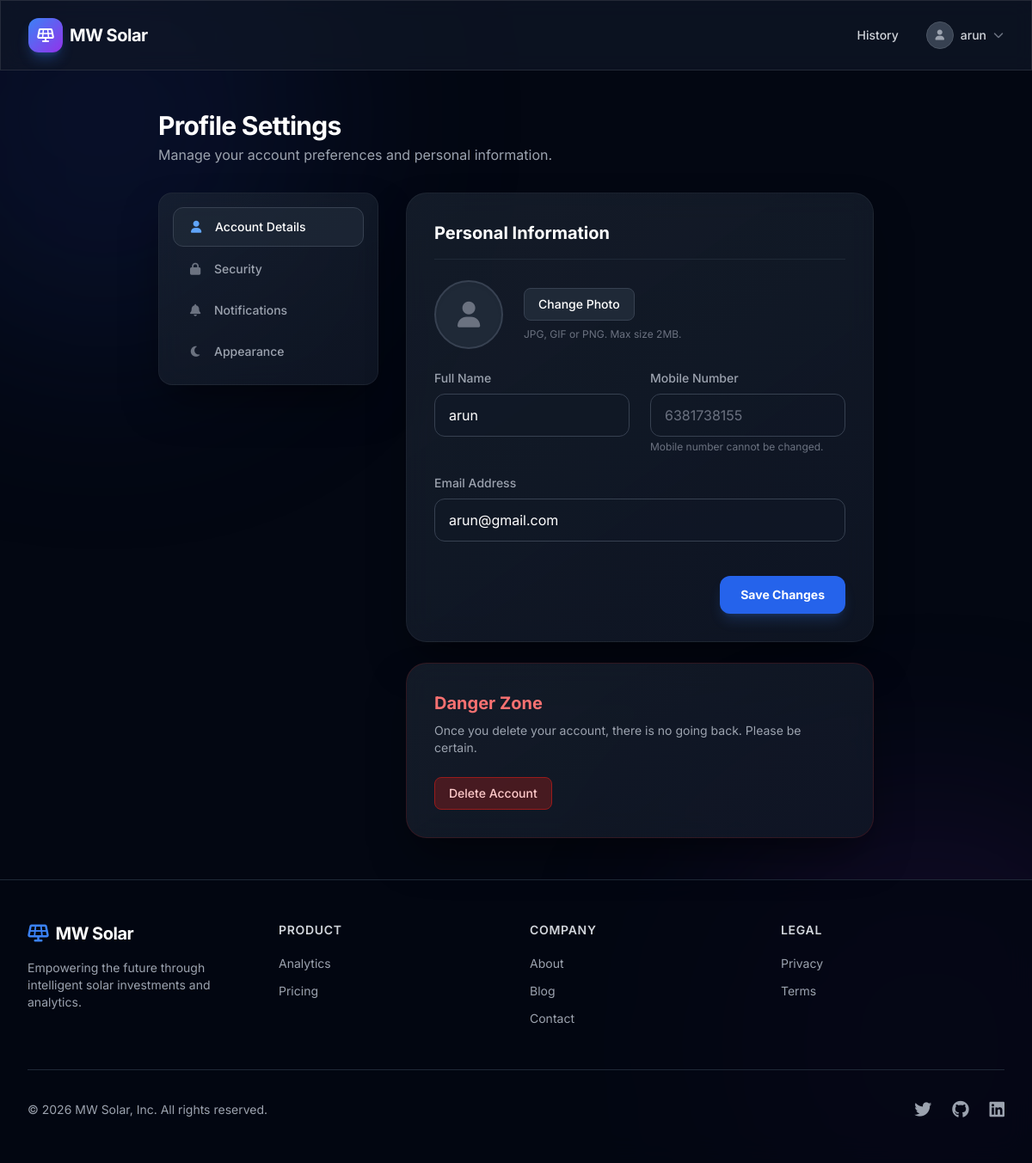
Screenshot of /profile/ (signed in) with the database file from the repository.
### solar/models.py (models this page shows, shortened)
class CustomUser(AbstractBaseUser, PermissionsMixin):
    mobile_number = models.CharField(max_length=15, unique=True)
    email = models.EmailField(unique=True)
    full_name = models.CharField(max_length=255)
    is_active = models.BooleanField(default=True)
    is_staff = models.BooleanField(default=False)
    date_joined = models.DateTimeField(default=timezone.now)
    dark_mode = models.BooleanField(default=False)
    profile_photo = models.ImageField(upload_to='profile_photos/', null=True, blank=True)
    objects = CustomUserManager()
    USERNAME_FIELD = 'mobile_number'
    REQUIRED_FIELDS = ['email', 'full_name']

### solar/views.py (the view, shortened to what this page needs)
# urls.py: path('profile/', views.profile_view, name='profile'),
@login_required(login_url='login')
def profile_view(request):
    return render(request, 'solar/profile.html')

### solar/templates/solar/profile.html (shortened to what this page needs)
{% extends 'base.html' %}
{% block content %}
<div class="max-w-4xl mx-auto px-4 sm:px-6 lg:px-8 py-12 relative z-10">
    <div class="mb-8" data-aos="fade-down">
        <h1 class="text-3xl font-bold text-white tracking-tight">Profile Settings</h1>
        <p class="text-gray-400 mt-1">Manage your account preferences and personal information.</p>
    </div>
    <div class="grid grid-cols-1 md:grid-cols-3 gap-8">
        <div class="col-span-1" data-aos="fade-right">
            <div class="glass-card rounded-2xl p-4 sticky top-24">
                <nav class="space-y-1">
                    <a href="#" class="bg-gray-800/80 text-white group flex items-center px-4 py-3 text-sm font-medium rounded-xl border border-gray-700">
                        <i class="fa-solid fa-user text-blue-400 mr-3 w-5 text-center"></i>
                        Account Details
                    </a>
                    <a href="#" class="text-gray-400 hover:bg-gray-800/50 hover:text-white group flex items-center px-4 py-3 text-sm font-medium rounded-xl transition-colors">
                        <i class="fa-solid fa-lock text-gray-500 group-hover:text-gray-300 mr-3 w-5 text-center"></i>
                        Security
                    </a>
                    <a href="#" class="text-gray-400 hover:bg-gray-800/50 hover:text-white group flex items-center px-4 py-3 text-sm font-medium rounded-xl transition-colors">
                        <i class="fa-solid fa-bell text-gray-500 group-hover:text-gray-300 mr-3 w-5 text-center"></i>
                        Notifications
                    </a>
                    <a href="#" class="text-gray-400 hover:bg-gray-800/50 hover:text-white group flex items-center px-4 py-3 text-sm font-medium rounded-xl transition-colors">
                        <i class="fa-solid fa-moon text-gray-500 group-hover:text-gray-300 mr-3 w-5 text-center"></i>
                        Appearance
                    </a>
                </nav>
            </div>
        </div>
        <div class="col-span-1 md:col-span-2 space-y-6" data-aos="fade-left">
            <div class="glass-card rounded-3xl p-8">
                <h2 class="text-xl font-bold text-white mb-6 border-b border-gray-800 pb-4">Personal Information</h2>
                <form method="POST" enctype="multipart/form-data" class="space-y-6" x-data="{ photoPreview: null }">
                    <div class="flex items-center mb-8">
                        <div class="w-20 h-20 rounded-full bg-gray-800 border-2 border-gray-700 flex items-center justify-center overflow-hidden mr-6 shadow-inner">
                            <template x-if="!photoPreview">
                                {% if user.profile_photo %}
                                    <img src="{{ user.profile_photo.url }}" alt="Profile" class="w-full h-full object-cover">
                                {% else %}
                                    <i class="fa-solid fa-user text-3xl text-gray-500"></i>
                                {% endif %}
                            </template>
                        </div>
                        <div>
                            <button type="button" @click="document.getElementById('profile_photo').click()" class="px-4 py-2 bg-gray-800 hover:bg-gray-700 rounded-lg text-sm font-medium text-white transition-colors border border-gray-700 mb-2 block">
                                Change Photo
                            </button>
                            <p class="text-xs text-gray-500">JPG, GIF or PNG. Max size 2MB.</p>
                        </div>
                    </div>
                    <div class="grid grid-cols-1 md:grid-cols-2 gap-6">
                        <div>
                            <label class="block text-sm font-medium text-gray-400 mb-2">Full Name</label>
                            <input type="text" name="full_name" value="{{ user.full_name }}" class="w-full px-4 py-3 rounded-xl bg-gray-900/50 border border-gray-700 text-white focus:outline-none focus:border-blue-500 transition-colors" required>
                        </div>
                        <div>
                            <label class="block text-sm font-medium text-gray-400 mb-2">Mobile Number</label>
                            <input type="text" value="{{ user.mobile_number }}" class="w-full px-4 py-3 rounded-xl bg-gray-900/50 border border-gray-700 text-gray-500 cursor-not-allowed" disabled>
                            <p class="text-xs text-gray-500 mt-1">Mobile number cannot be changed.</p>
                        </div>
                        <div class="md:col-span-2">
                            <label class="block text-sm font-medium text-gray-400 mb-2">Email Address</label>
                            <input type="email" name="email" value="{{ user.email }}" class="w-full px-4 py-3 rounded-xl bg-gray-900/50 border border-gray-700 text-white focus:outline-none focus:border-blue-500 transition-colors" required>
                        </div>
                    </div>
                    <div class="pt-4 flex justify-end">
                        <button type="submit" class="px-6 py-3 bg-blue-600 hover:bg-blue-500 rounded-xl text-sm font-bold text-white transition-colors shadow-lg shadow-blue-500/20">
                            Save Changes
                        </button>
                    </div>
                </form>
            </div>
            <div class="glass-card rounded-3xl p-8 border border-red-900/30" x-data="{ deleteModalOpen: false }">
                <h2 class="text-xl font-bold text-red-400 mb-2">Danger Zone</h2>
                <p class="text-sm text-gray-400 mb-6">Once you delete your account, there is no going back. Please be certain.</p>
                <button @click="deleteModalOpen = true" class="px-4 py-2 bg-red-900/50 hover:bg-red-900 rounded-lg text-sm font-medium text-red-200 transition-colors border border-red-800">
                    Delete Account
                </button>
            </div>
        </div>
    </div>
</div>
{% endblock %}

### templates/base.html (shortened to what this page needs)
<!DOCTYPE html>
<html lang="en" class="dark scroll-smooth">
<head>
    <script src="https://cdn.tailwindcss.com"></script>
    <link href="https://unpkg.com/aos@2.3.1/dist/aos.css" rel="stylesheet">
    <link rel="stylesheet" href="https://cdnjs.cloudflare.com/ajax/libs/font-awesome/6.4.0/css/all.min.css">
</head>
<body class="antialiased font-sans flex flex-col min-h-screen relative" x-data="{ mobileMenuOpen: false }">
    <div class="fixed inset-0 z-[-1] overflow-hidden pointer-events-none">
        <div class="absolute top-[-10%] left-[-10%] w-[40%] h-[40%] rounded-full bg-blue-900/20 blur-[120px]"></div>
        <div class="absolute bottom-[-10%] right-[-10%] w-[40%] h-[40%] rounded-full bg-purple-900/20 blur-[120px]"></div>
    </div>
    <nav class="fixed w-full z-50 glass-panel transition-all duration-300">
        <div class="max-w-7xl mx-auto px-4 sm:px-6 lg:px-8">
            <div class="flex justify-between h-20">
                <div class="flex items-center">
                    <a href="{% url 'landing' %}" class="flex items-center gap-2">
                        <div class="w-10 h-10 rounded-xl bg-gradient-to-br from-blue-500 to-purple-600 flex items-center justify-center shadow-lg shadow-blue-500/30">
                            <i class="fa-solid fa-solar-panel text-white"></i>
                        </div>
                        <span class="text-xl font-bold tracking-tight text-white">MW Solar</span>
                    </a>
                </div>
                <div class="hidden md:flex items-center space-x-8">
                    {% if user.is_authenticated %}
                        <a href="{% url 'history' %}" class="text-gray-300 hover:text-white transition-colors text-sm font-medium">History</a>
                        <div class="relative" x-data="{ profileOpen: false }">
                            <button @click="profileOpen = !profileOpen" @click.away="profileOpen = false" class="flex items-center gap-2 focus:outline-none">
                                <div class="w-8 h-8 rounded-full bg-gray-700 flex items-center justify-center border border-gray-600 overflow-hidden">
                                    {% if user.profile_photo %}
                                        <img src="{{ user.profile_photo.url }}" alt="Profile" class="w-full h-full object-cover">
                                    {% else %}
                                        <i class="fa-solid fa-user text-xs text-gray-400"></i>
                                    {% endif %}
                                </div>
                                <span class="text-sm font-medium text-gray-300">{{ user.full_name|truncatechars:12 }}</span>
                                <i class="fa-solid fa-chevron-down text-xs text-gray-500"></i>
                            </button>
                        </div>
                    {% else %}
                        <a href="{% url 'login' %}" class="text-gray-300 hover:text-white transition-colors text-sm font-medium">Log in</a>
                        <a href="{% url 'signup' %}" class="px-5 py-2.5 rounded-full bg-white text-black font-semibold text-sm hover:bg-gray-200 transition-colors shadow-lg shadow-white/10">Sign up</a>
                    {% endif %}
                </div>
            </div>
        </div>
    </nav>
    <main class="flex-grow pt-20">
        {% block content %}{% endblock %}
    </main>
    <footer class="border-t border-gray-800 bg-gray-950/80 backdrop-blur-lg mt-auto">
        <div class="max-w-7xl mx-auto py-12 px-4 sm:px-6 lg:px-8">
            <div class="grid grid-cols-1 md:grid-cols-4 gap-8">
                <div class="col-span-1 md:col-span-1">
                    <span class="text-xl font-bold tracking-tight text-white flex items-center gap-2">
                        <i class="fa-solid fa-solar-panel text-blue-500"></i> MW Solar
                    </span>
                    <p class="mt-4 text-gray-400 text-sm">Empowering the future through intelligent solar investments and analytics.</p>
                </div>
                <div>
                    <h3 class="text-sm font-semibold text-gray-300 tracking-wider uppercase">Product</h3>
                    <ul class="mt-4 space-y-2">
                        <li><a href="#" class="text-gray-400 hover:text-white text-sm transition-colors">Analytics</a></li>
                        <li><a href="#" class="text-gray-400 hover:text-white text-sm transition-colors">Pricing</a></li>
                    </ul>
                </div>
                <div>
                    <h3 class="text-sm font-semibold text-gray-300 tracking-wider uppercase">Company</h3>
                    <ul class="mt-4 space-y-2">
                        <li><a href="#" class="text-gray-400 hover:text-white text-sm transition-colors">About</a></li>
                        <li><a href="#" class="text-gray-400 hover:text-white text-sm transition-colors">Blog</a></li>
                        <li><a href="#" class="text-gray-400 hover:text-white text-sm transition-colors">Contact</a></li>
                    </ul>
                </div>
                <div>
                    <h3 class="text-sm font-semibold text-gray-300 tracking-wider uppercase">Legal</h3>
                    <ul class="mt-4 space-y-2">
                        <li><a href="#" class="text-gray-400 hover:text-white text-sm transition-colors">Privacy</a></li>
                        <li><a href="#" class="text-gray-400 hover:text-white text-sm transition-colors">Terms</a></li>
                    </ul>
                </div>
            </div>
            <div class="mt-12 border-t border-gray-800 pt-8 flex flex-col md:flex-row justify-between items-center">
                <p class="text-gray-400 text-sm xl:text-center">&copy; 2026 MW Solar, Inc. All rights reserved.</p>
                <div class="flex space-x-6 mt-4 md:mt-0">
                    <a href="#" class="text-gray-400 hover:text-white"><i class="fa-brands fa-twitter text-xl"></i></a>
                    <a href="#" class="text-gray-400 hover:text-white"><i class="fa-brands fa-github text-xl"></i></a>
                    <a href="#" class="text-gray-400 hover:text-white"><i class="fa-brands fa-linkedin text-xl"></i></a>
                </div>
            </div>
        </div>
    </footer>
</body>
</html>

### templates/base.html (style rules this page uses)
body { background-color: #030712; color: #f3f4f6; overflow-x: hidden; }
.glass-panel { background: rgba(17, 24, 39, 0.7); backdrop-filter: blur(12px); -webkit-backdrop-filter: blur(12px); border: 1px solid rgba(255, 255, 255, 0.1); }
.glass-card { background: linear-gradient(145deg, rgba(31, 41, 55, 0.6) 0%, rgba(17, 24, 39, 0.8) 100%); backdrop-filter: blur(16px); -webkit-backdrop-filter: blur(16px); border: 1px solid rgba(255, 255, 255, 0.05); box-shadow: 0 25px 50px -12px rgba(0, 0, 0, 0.5); }

### rows the page displays
CustomUser: full_name "arun", mobile_number "6381738155", email "arun@gmail.com"
